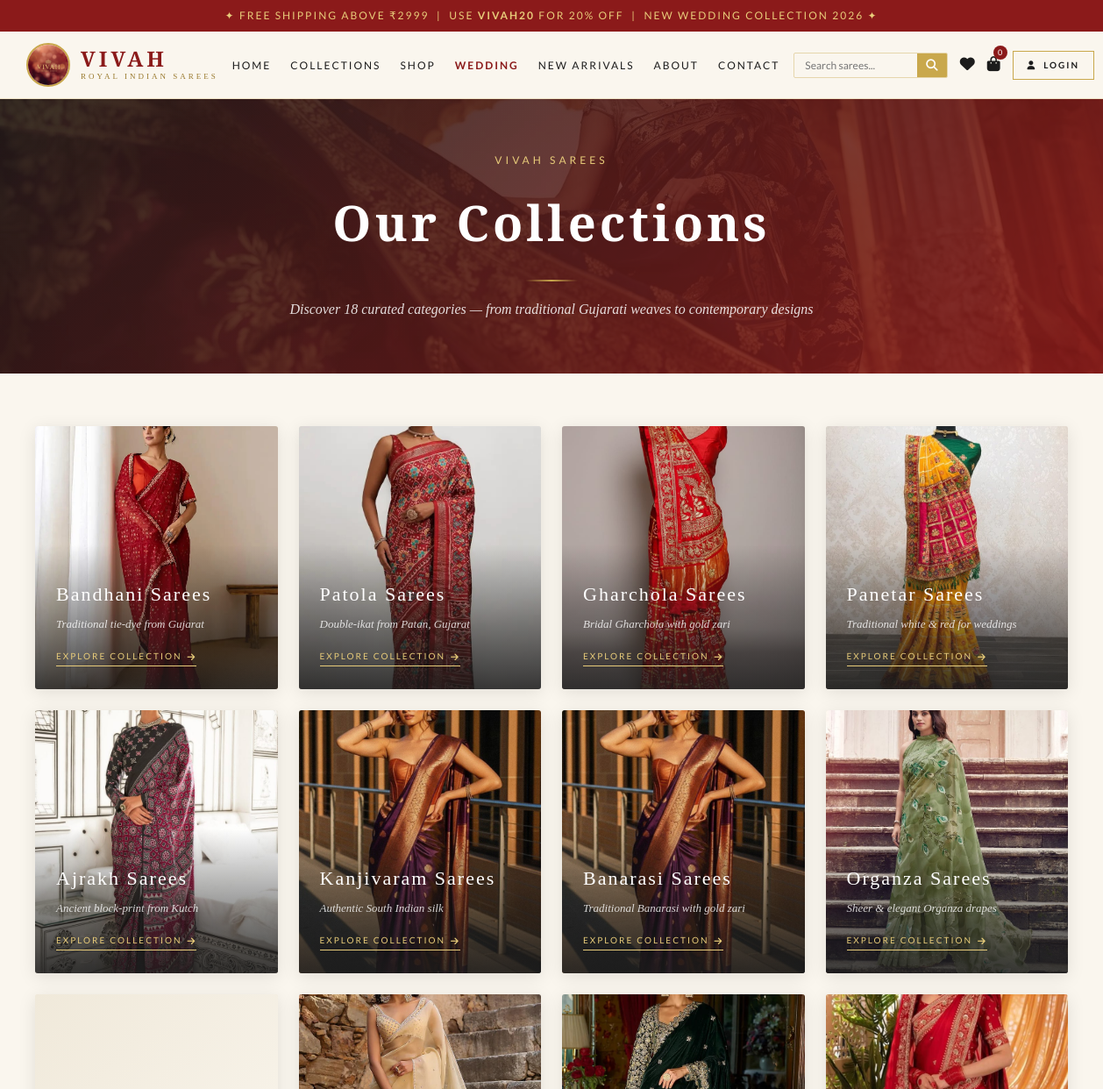
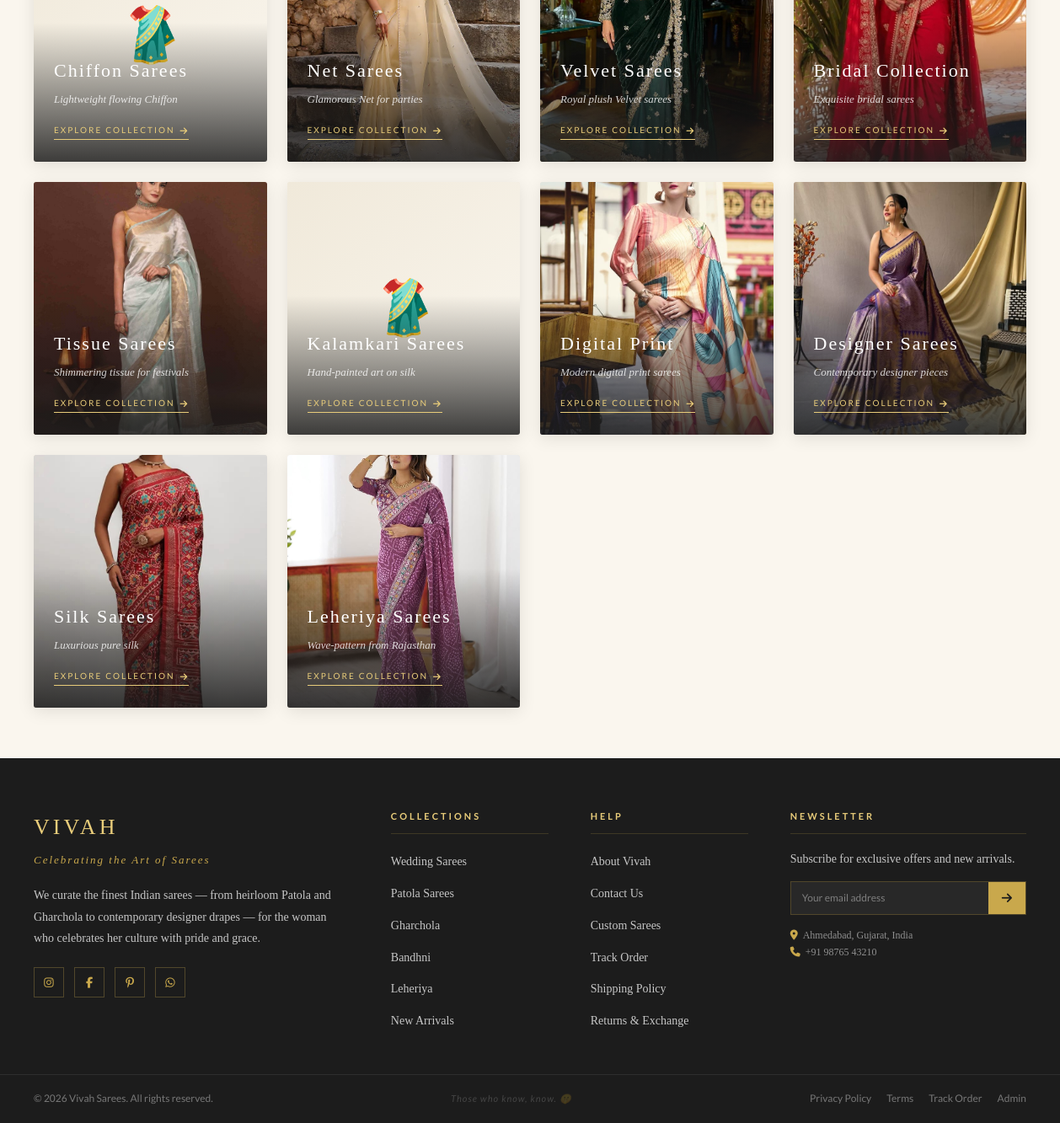
Page /collections on the earlier database version (2 pictures, top to bottom).
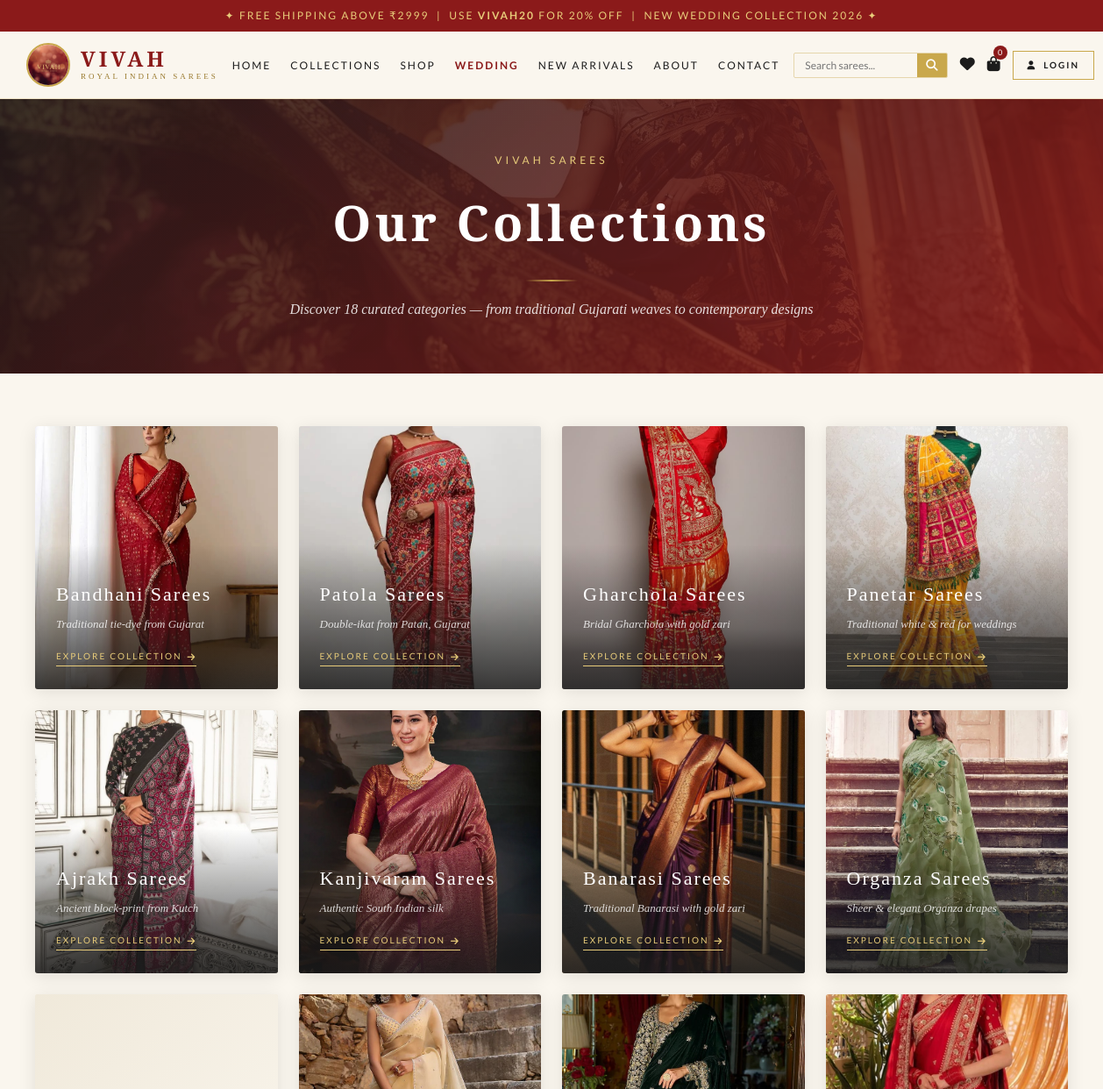
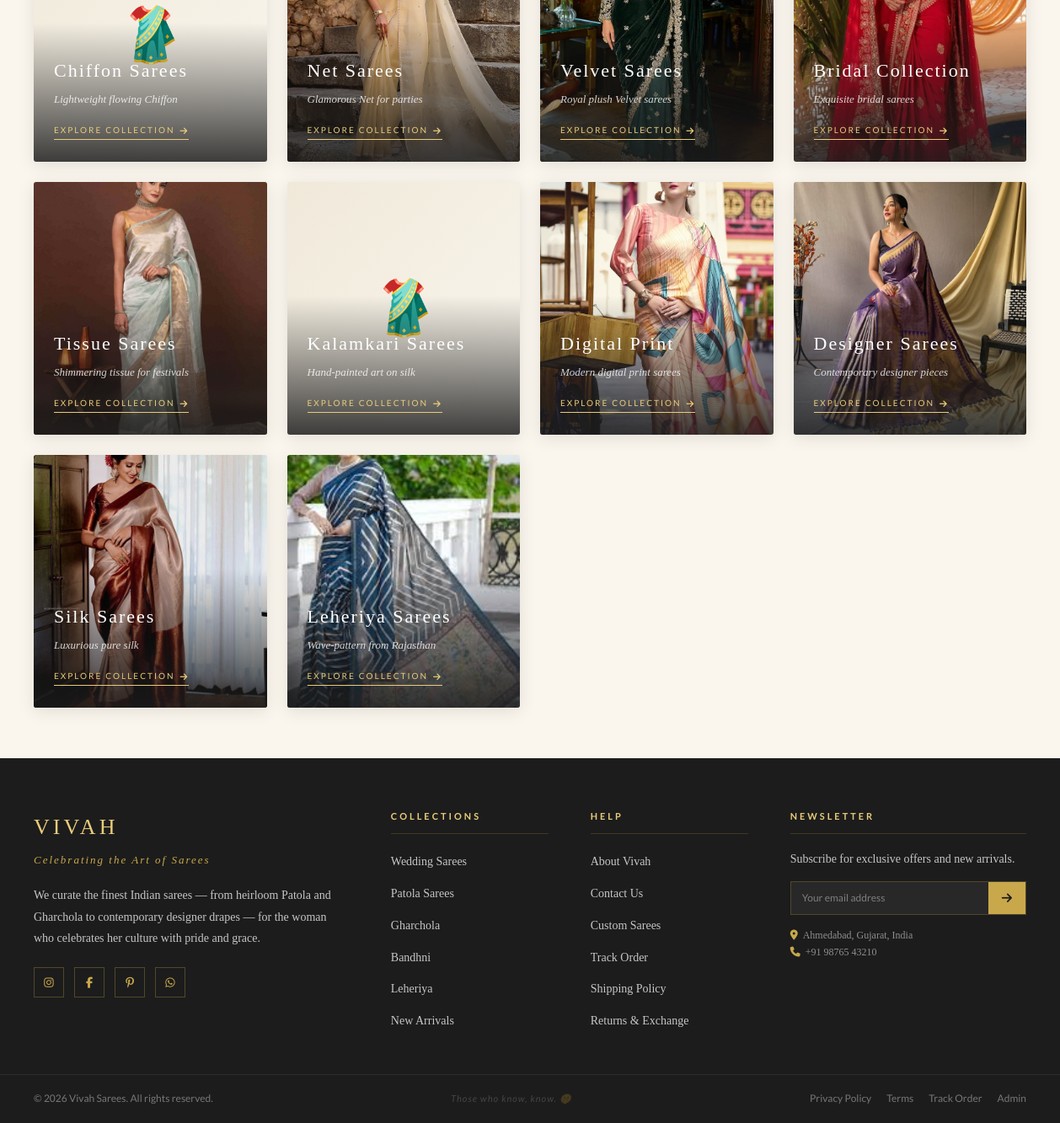
Same page on the later database version (2 pictures, top to bottom).
### app.py (models this page shows)
class Category(db.Model):
    id = db.Column(db.Integer, primary_key=True)
    name = db.Column(db.String(100), nullable=False)
    slug = db.Column(db.String(100), unique=True, nullable=False)
    description = db.Column(db.Text)
    image = db.Column(db.String(300))
    products = db.relationship('Product', backref='category', lazy=True)

### app.py (the view)
@app.route('/collections')
def collections():
    categories = Category.query.all()
    return render_template('collections.html', categories=categories)

### app.py (called while the page is built)
def current_user():
    uid = session.get('user_id')
    return User.query.get(uid) if uid else None

def is_admin(): return session.get('is_admin', False)

@app.context_processor
def inject_globals():
    user = current_user()
    cart_count = len(session.get('cart', []))
    wishlist_count = len(session.get('wishlist', []))
    return {'current_user': user, 'cart_count': cart_count,
            'wishlist_count': wishlist_count, 'is_admin': is_admin()}

### templates/collections.html (shortened to what this page needs)
{% extends "base.html" %}
{% block content %}
<div class="col-hero">
  <div class="col-hero-content">
    <div class="section-label" style="color:var(--gold-light)">Vivah Sarees</div>
    <h1>Our Collections</h1>
    <div class="section-divider"></div>
    <p style="font-style:italic;font-size:16px;opacity:.85">Discover {{ categories|length }} curated categories — from traditional Gujarati weaves to contemporary designs</p>
  </div>
</div>
<div class="collections-grid">
  {% if categories %}
    {% for cat in categories %}
    <a href="{{ url_for('collection_detail', slug=cat.slug) }}" class="col-card">
      {% if cat.image %}
        <img src="/static/images/{{ cat.image }}" alt="{{ cat.name }}" class="col-card-img" onerror="this.style.display='none';this.nextElementSibling.style.display='flex'" />
        <div class="col-card-placeholder" style="display:none">🥻</div>
      {% else %}
        <div class="col-card-placeholder">🥻</div>
      {% endif %}
      <div class="col-card-overlay">
        <div class="col-card-info">
          <div class="col-card-name">{{ cat.name }}</div>
          {% if cat.description %}<div class="col-card-desc">{{ cat.description }}</div>{% endif %}
          <div class="col-card-cta">Explore Collection <i class="fas fa-arrow-right"></i></div>
        </div>
      </div>
    </a>
    {% endfor %}
  {% else %}
    <div style="grid-column:1/-1;text-align:center;padding:80px;color:var(--warm-gray)">
      <i class="fas fa-tags" style="font-size:48px;color:var(--gold);display:block;margin-bottom:16px"></i>
      <p>Categories will appear here once added via Admin.</p>
    </div>
  {% endif %}
</div>
{% endblock %}

### templates/base.html (shortened to what this page needs)
<!DOCTYPE html>
<html lang="en">
<head>
  <link rel="stylesheet" href="https://cdnjs.cloudflare.com/ajax/libs/font-awesome/6.5.0/css/all.min.css" />
</head>
<body>
<div class="announcement-bar">✦ Free shipping above ₹2999 &nbsp;|&nbsp; Use <strong>VIVAH20</strong> for 20% OFF &nbsp;|&nbsp; New Wedding Collection 2026 ✦</div>
<nav class="navbar" id="navbar">
  <div class="nav-wrapper">
    <a href="{{ url_for('index') }}" class="nav-logo">
      <img src="{{ url_for('static', filename='images/logos/logo_main.jpg') }}" alt="Vivah Logo" class="logo-img" onerror="this.style.display='none'" />
      <div class="logo-text">
        <div class="logo-name">VIVAH</div>
        <div class="logo-tagline">Royal Indian Sarees</div>
      </div>
    </a>
    <ul class="nav-links">
      <li><a href="{{ url_for('index') }}">Home</a></li>
      <li><a href="{{ url_for('collections') }}">Collections</a></li>
      <li><a href="{{ url_for('all_products') }}">Shop</a></li>
      <li><a href="{{ url_for('wedding_collection') }}" class="nav-highlight">Wedding</a></li>
      <li><a href="{{ url_for('new_arrivals') }}">New Arrivals</a></li>
      <li><a href="{{ url_for('about') }}">About</a></li>
      <li><a href="{{ url_for('contact') }}">Contact</a></li>
    </ul>
    <div class="nav-right">
      <form class="nav-search-form" action="{{ url_for('search') }}" method="GET" id="navSearchForm">
        <input type="text" name="q" id="navSearchInput" placeholder="Search sarees..." autocomplete="off" />
        <button type="submit"><i class="fas fa-search"></i></button>
      </form>
      <div class="nav-actions">
        <a href="{{ url_for('wishlist') }}" title="Wishlist">
          <i class="fas fa-heart" style="color:{{ 'var(--crimson)' if wishlist_count > 0 else 'inherit' }}"></i>
        </a>
        <a href="{{ url_for('cart') }}" title="Cart">
          <i class="fas fa-shopping-bag"></i>
          <span class="cart-badge">{{ cart_count }}</span>
        </a>
        {% if current_user %}
        <div class="user-menu">
          <button class="user-menu-btn">
            <i class="fas fa-user-circle"></i>
            <span>{{ current_user.name.split()[0] }}</span>
            <i class="fas fa-chevron-down" style="font-size:9px;"></i>
          </button>
          <div class="user-dropdown">
            <a href="{{ url_for('profile') }}"><i class="fas fa-user"></i> My Profile</a>
            <a href="{{ url_for('profile') }}#orders"><i class="fas fa-box"></i> My Orders</a>
            <a href="{{ url_for('track_order') }}"><i class="fas fa-map-marker-alt"></i> Track Order</a>
            <hr/>
            <a href="{{ url_for('profile') }}#change-password"><i class="fas fa-key"></i> Change Password</a>
            <hr/>
            <a href="{{ url_for('logout') }}"><i class="fas fa-sign-out-alt"></i> Logout</a>
          </div>
        </div>
        {% else %}
        <a href="{{ url_for('login') }}" class="btn btn-outline" style="padding:7px 16px;font-size:10px;letter-spacing:2px;"><i class="fas fa-user"></i> Login</a>
        {% endif %}
      </div>
    </div>
  </div>
</nav>
{% block content %}{% endblock %}
<footer>
  <div class="footer-top">
    <div class="footer-brand">
      <div class="logo-name">VIVAH</div>
      <div class="tagline">Celebrating the Art of Sarees</div>
      <p>We curate the finest Indian sarees — from heirloom Patola and Gharchola to contemporary designer drapes — for the woman who celebrates her culture with pride and grace.</p>
      <div class="footer-social">
        <a href="#"><i class="fab fa-instagram"></i></a>
        <a href="#"><i class="fab fa-facebook-f"></i></a>
        <a href="#"><i class="fab fa-pinterest-p"></i></a>
        <a href="#"><i class="fab fa-whatsapp"></i></a>
      </div>
    </div>
    <div class="footer-col">
      <h4>Collections</h4>
      <ul>
        <li><a href="{{ url_for('wedding_collection') }}">Wedding Sarees</a></li>
        <li><a href="{{ url_for('collection_detail', slug='patola-sarees') }}">Patola Sarees</a></li>
        <li><a href="{{ url_for('collection_detail', slug='gharchola-sarees') }}">Gharchola</a></li>
        <li><a href="{{ url_for('collection_detail', slug='bandhni-sarees') }}">Bandhni</a></li>
        <li><a href="{{ url_for('collection_detail', slug='leheriya-sarees') }}">Leheriya</a></li>
        <li><a href="{{ url_for('new_arrivals') }}">New Arrivals</a></li>
      </ul>
    </div>
    <div class="footer-col">
      <h4>Help</h4>
      <ul>
        <li><a href="{{ url_for('about') }}">About Vivah</a></li>
        <li><a href="{{ url_for('contact') }}">Contact Us</a></li>
        <li><a href="{{ url_for('customize') }}">Custom Sarees</a></li>
        <li><a href="{{ url_for('track_order') }}">Track Order</a></li>
        <li><a href="#">Shipping Policy</a></li>
        <li><a href="#">Returns & Exchange</a></li>
      </ul>
    </div>
    <div>
      <h4 style="font-family:var(--font-sans);font-size:11px;letter-spacing:3px;text-transform:uppercase;color:var(--gold-light);margin-bottom:18px;padding-bottom:10px;border-bottom:1px solid rgba(201,168,76,0.2);">Newsletter</h4>
      <p style="font-size:14px;margin-bottom:14px;">Subscribe for exclusive offers and new arrivals.</p>
      <div class="newsletter-form">
        <input type="email" id="newsletterEmail" placeholder="Your email address" />
        <button onclick="subscribeNewsletter()"><i class="fas fa-arrow-right"></i></button>
      </div>
      <p style="margin-top:14px;font-size:12px;color:rgba(255,255,255,0.5);">
        <i class="fas fa-map-marker-alt" style="color:var(--gold);margin-right:6px;"></i>Ahmedabad, Gujarat, India<br/>
        <i class="fas fa-phone" style="color:var(--gold);margin-right:6px;"></i>+91 98765 43210
      </p>
    </div>
  </div>
  <div class="footer-bottom">
    <span>© 2026 Vivah Sarees. All rights reserved.</span>
    <span style="color:rgba(255,255,255,0.18);font-style:italic;font-size:11px;letter-spacing:1px">Those who know, know. 🤫</span>
    <div class="footer-bottom-links">
      <a href="#">Privacy Policy</a>
      <a href="#">Terms</a>
      <a href="{{ url_for('track_order') }}">Track Order</a>
      <a href="{{ url_for('admin') }}">Admin</a>
    </div>
  </div>
</footer>
</body>
</html>

### templates/collections.html (style rules this page uses)
.col-hero { background:linear-gradient(135deg,var(--charcoal),var(--crimson));padding:60px 40px;text-align:center;color:white;position:relative;overflow:hidden }
.col-hero::before { content:'';position:absolute;inset:0;background:url('/static/images/hero/hero_banner3.jpg') center/cover;opacity:0.15 }
.col-hero-content { position:relative;z-index:1 }
.col-hero h1 { font-family:var(--font-heading);font-size:clamp(30px,5vw,56px);letter-spacing:4px;margin-bottom:12px }
.collections-grid { display:grid;grid-template-columns:repeat(auto-fill,minmax(260px,1fr));gap:24px;max-width:1400px;margin:0 auto;padding:60px 40px }
.col-card { position:relative;overflow:hidden;cursor:pointer;border-radius:3px;box-shadow:0 4px 20px rgba(0,0,0,0.1);background:var(--ivory-dark);transition:transform 0.35s ease,box-shadow 0.35s ease }
.col-card-img { width:100%;height:300px;object-fit:cover;display:block;transition:transform 0.5s ease }
.col-card-placeholder { width:100%;height:300px;display:flex;align-items:center;justify-content:center;font-size:64px;background:linear-gradient(135deg,var(--ivory-dark),var(--ivory)) }
.col-card-overlay { position:absolute;inset:0;background:linear-gradient(to top,rgba(28,28,28,0.85) 0%,transparent 55%);display:flex;align-items:flex-end;padding:24px;transition:background 0.3s }
.col-card-info { color:white }
.col-card-name { font-family:var(--font-heading);font-size:22px;letter-spacing:2px;margin-bottom:5px }
.col-card-desc { font-size:13px;opacity:0.8;font-style:italic;margin-bottom:10px }
.col-card-cta { display:inline-flex;align-items:center;gap:6px;font-family:var(--font-sans);font-size:10px;letter-spacing:2px;text-transform:uppercase;color:var(--gold-light);border-bottom:1px solid var(--gold-light);padding-bottom:2px }

Differences in the rows shown:
changed Category "Kanjivaram Sarees": image: a different picture
changed Category "Silk Sarees": image: a different picture
changed Category "Leheriya Sarees": image: a different picture
